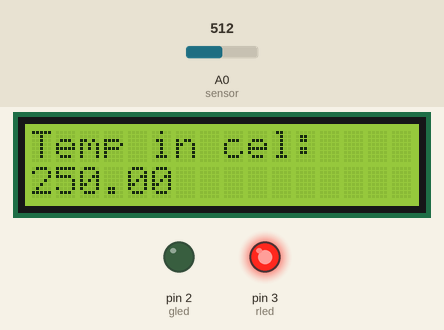
The sketch below on a simulated Arduino Uno, built with avr-gcc and run on an emulated ATmega328P. On the bench: 16×2 character LCD, output pins drawn as LEDs (lit = HIGH). The test bench sets the inputs (shaded band); at power-on: A0 (sensor) = 512.

Above: at 1.3 s.
1.4 s: A0 (sensor) set to 65
At 2.6 s:
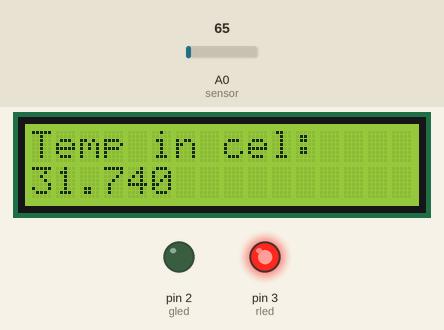
2.9 s: A0 (sensor) set to 54
At 3.7 s:
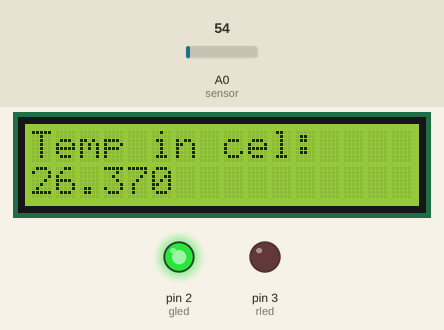
4.4 s: A0 (sensor) set to 20
At 5.4 s:
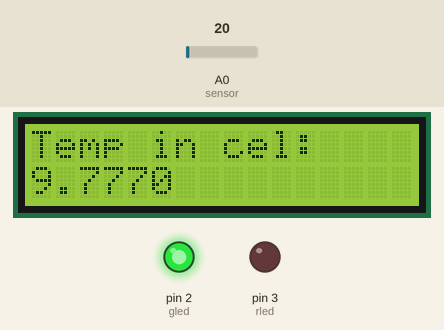
Timing chart, 0 to 7.4 s (numbered marks = the images above; inputs shaded):
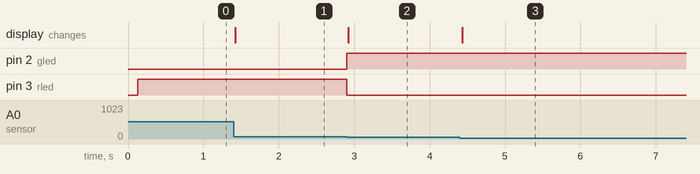

The sketch:

lm35.lcd.ino
```cpp
#include <LiquidCrystal_I2C.h>
int sensor=A0;
int gled=2;
int rled=3;

LiquidCrystal_I2C lcd(0X27,6,2);

void setup() {
  pinMode(gled,OUTPUT);
  pinMode(rled,OUTPUT);

  lcd.begin(16,2);
  lcd.init();
  lcd.backlight();
}

void loop() {
  int sensorValue = analogRead(sensor);
  float mv = (sensorValue/ 1024.0) * 5000;
  float cel=(mv/10);


  if (cel > 30) {
    digitalWrite(rled, HIGH);
    digitalWrite(gled, LOW);
  } else {
    digitalWrite(rled, LOW);
    digitalWrite(gled, HIGH);
  }

  lcd.setCursor(0,0);
  lcd.print("Temp in cel:");
  lcd.setCursor(0,1);
  lcd.print(cel);
}
```

Measured:
- the behaviour switches between 62 and 61 on A0 (sensor) (found by bisection; images 1 and 2)
- after the input at 1.4 s, the display: changes at once (image 1)
- after the input at 2.9 s, pin 2 (gled): LOW → HIGH at once; pin 3 (rled): HIGH → LOW at once; the display: changes at once (image 2)
- after the input at 4.4 s, the display: changes at once (image 3)
